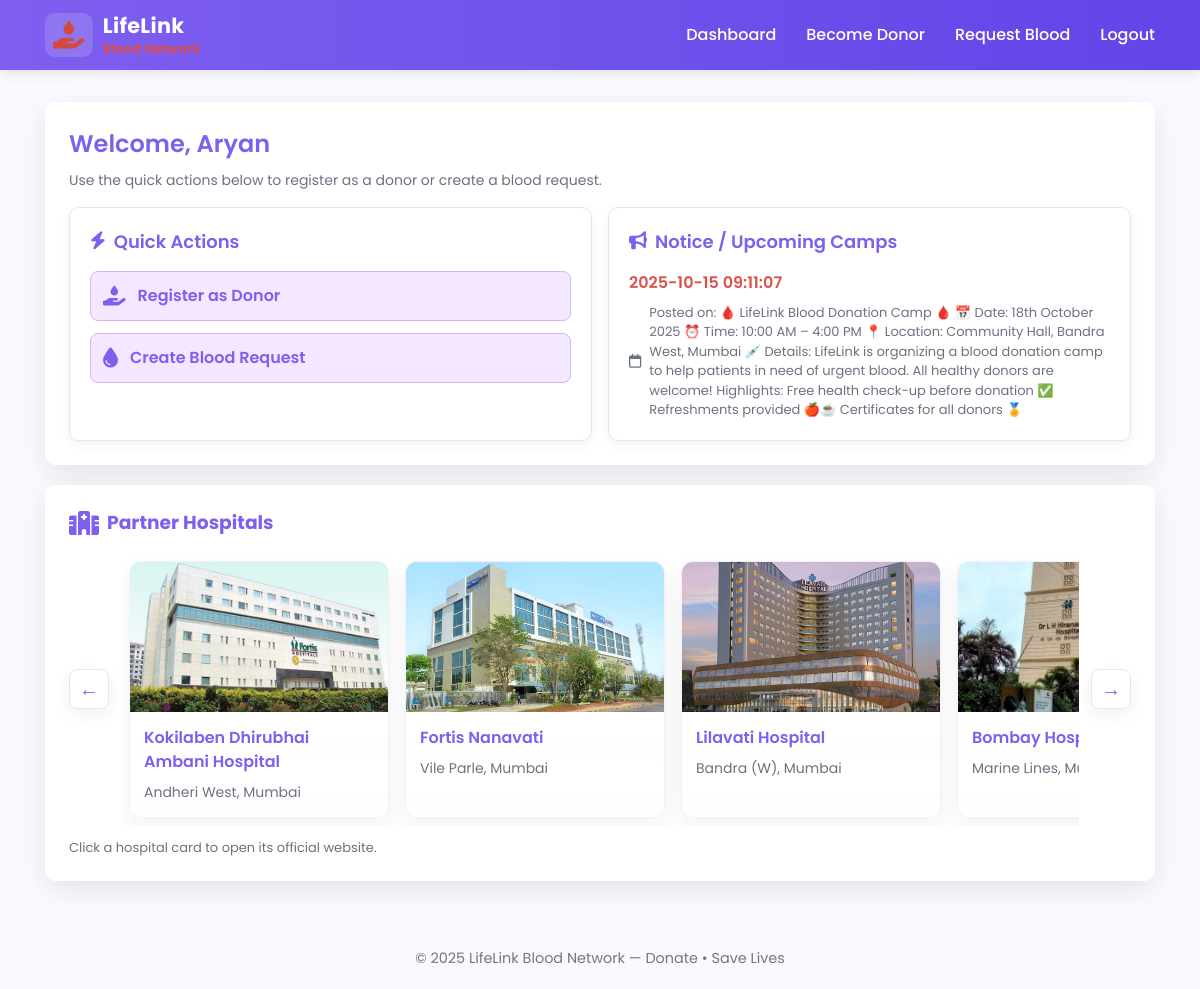
The app's page /user_dashboard (signed in) with its own data.
### tables this page shows
CREATE TABLE notices (
        id INTEGER PRIMARY KEY AUTOINCREMENT,
        notice_text TEXT NOT NULL,
        created_at TIMESTAMP DEFAULT CURRENT_TIMESTAMP
    );

### app.py (the view)
@app.route('/user_dashboard')
def user_dashboard():
    if session.get('role') != 'user':
        return redirect(url_for('login'))
    conn = sqlite3.connect(DB_PATH)
    cursor = conn.cursor()
    cursor.execute("SELECT notice_text, created_at FROM notices ORDER BY created_at DESC LIMIT 1")
    notice = cursor.fetchone()
    conn.close()
    return render_template("user_dashboard.html", notice=notice)

### templates/user_dashboard.html (shortened to what this page needs)
{% extends "base.html" %}
{% block content %}
<div class="panel">
    <h2>Welcome, {{ session.get('username') }}</h2>
    <p class="muted">Use the quick actions below to register as a donor or create a blood request.</p>
    <div class="grid-two">
        <div class="card">
            <h3><i class="fa-solid fa-bolt"></i> Quick Actions</h3>
            <a class="card-link" href="{{ url_for('donor_form') }}"><i class="fa-solid fa-hand-holding-droplet"></i> Register as Donor</a>
            <a class="card-link" href="{{ url_for('request_type') }}"><i class="fa-solid fa-droplet"></i> Create Blood Request</a>
        </div>
        <div class="card notice-content">
            <h3><i class="fa-solid fa-bullhorn"></i> Notice / Upcoming Camps</h3>
            {% if notice %}
                <p class="notice-message">{{ notice[1] }}</p>
                <div class="notice-date"><i class="fa-regular fa-calendar"></i> Posted on: {{ notice[0] }}</div>
            {% else %}
                <p class="muted">No current notices.</p>
            {% endif %}
        </div>
    </div>
</div>
<div class="panel">
    <div class="hospital-header">
        <i class="fa-solid fa-hospital"></i>
        <h3>Partner Hospitals</h3>
    </div>
    <div class="hospital-slider-wrap">
        <button class="slider-arrow left" aria-label="Scroll left">&larr;</button>
        <div class="hospital-slider" id="hospital-slider">
            <a class="hospital-card" href="https://www.kokilabenfoundation.org/" target="_blank">
                <div class="card-media">
                    <img src="{{ url_for('static', filename='images/hosp_1.jpg') }}" alt="Kokilaben Dhirubhai Ambani Hospital">
                </div>
                <div class="card-body">
                    <h4>Kokilaben Dhirubhai Ambani Hospital</h4>
                    <p>Andheri West, Mumbai</p>
                </div>
            </a>
            <a class="hospital-card" href="https://www.nanavatihospital.org/" target="_blank">
                <div class="card-media">
                    <img src="{{ url_for('static', filename='images/hosp_2.jpg') }}" alt="Nanavati Hospital">
                </div>
                <div class="card-body">
                    <h4>Fortis Nanavati</h4>
                    <p>Vile Parle, Mumbai</p>
                </div>
            </a>
            <a class="hospital-card" href="https://www.lilavatihospital.com/" target="_blank">
                <div class="card-media">
                    <img src="{{ url_for('static', filename='images/hosp_3.jpg') }}" alt="Lilavati Hospital">
                </div>
                <div class="card-body">
                    <h4>Lilavati Hospital</h4>
                    <p>Bandra (W), Mumbai</p>
                </div>
            </a>
            <a class="hospital-card" href="https://www.bombayhospital.org/" target="_blank">
                <div class="card-media">
                    <img src="{{ url_for('static', filename='images/hosp_4.jpg') }}" alt="Bombay Hospital">
                </div>
                <div class="card-body">
                    <h4>Bombay Hospital</h4>
                    <p>Marine Lines, Mumbai</p>
                </div>
            </a>
        </div>
        <button class="slider-arrow right" aria-label="Scroll right">&rarr;</button>
    </div>
    <p class="small">Click a hospital card to open its official website.</p>
</div>
{% endblock %}

### templates/base.html (shortened to what this page needs)
<!DOCTYPE html>
<html lang="en">
<head>
  <link rel="stylesheet" href="https://cdnjs.cloudflare.com/ajax/libs/font-awesome/6.6.0/css/all.min.css">
  <link rel="stylesheet" href="{{ url_for('static', filename='css/style.css') }}">
</head>
{% set current_page = request.endpoint %}
<body class="{% if 'login' in current_page or 'signup' in current_page %}auth{% endif %}">
<header>
  <div class="header-inner">
    <a href="{{ url_for('index') }}" class="brand-link">
  <div class="brand-icon">
    <i class="fa-solid fa-hand-holding-droplet" style="color: #d14a3b;"></i>
  </div>
  <div class="brand-text">
    <span class="brand-name">LifeLink</span>
    <span class="brand-subtitle" style="color: #e74c3c;">Blood Network</span>
  </div>
</a>
    <nav class="main-nav">
      {% if session.get('role') == 'admin' %}
        <a href="{{ url_for('admin_dashboard') }}">Dashboard</a>
        <a href="{{ url_for('admin_users') }}">Users</a>
        <a href="{{ url_for('admin_donors') }}">Donors</a>
        <a href="{{ url_for('admin_requests') }}">Requests</a>
        <a href="{{ url_for('admin_hospital_requests') }}">Hospitals</a>
        <a href="{{ url_for('logout') }}">Logout</a>
      {% elif session.get('role') == 'user' %}
        <a href="{{ url_for('user_dashboard') }}">Dashboard</a>
        <a href="{{ url_for('donor_form') }}">Become Donor</a>
        <a href="{{ url_for('request_type') }}">Request Blood</a>
        <a href="{{ url_for('logout') }}">Logout</a>
      {% else %}
        <a href="{{ url_for('login') }}">Login</a>
        <a href="{{ url_for('signup') }}">Sign Up</a>
      {% endif %}
    </nav>
  </div>
</header>
<main class="container">
  {% block content %}{% endblock %}
</main>
<footer>
  © 2025 LifeLink Blood Network — Donate • Save Lives
</footer>
</body>
</html>

### templates/base.html (style rules this page uses)
:root { --primary: #7E5FEF; --primary-hover: #6244E8; --danger: #e74c3c; --text-dark: #222; --bg: #f9f9ff; --card-bg: #fff; }
body { font-family: 'Poppins', sans-serif; background: var(--bg); color: var(--text-dark); margin: 0; padding: 0; line-height: 1.5; }
header { background: linear-gradient(90deg, var(--primary), var(--primary-hover)); padding: 0.8rem 0; box-shadow: 0 3px 12px rgba(0, 0, 0, 0.1); position: sticky; top: 0; z-index: 100; }
.header-inner { display: flex; justify-content: space-between; align-items: center; max-width: 1150px; margin: 0 auto; padding: 0 20px; }
.brand-link { display: flex; align-items: center; text-decoration: none; color: #fff; gap: 10px; font-weight: 600; font-size: 1.25rem; letter-spacing: 0.3px; }
.brand-icon { background: rgba(255, 255, 255, 0.15); padding: 8px; border-radius: 10px; display: flex; align-items: center; justify-content: center; }
.main-nav a { color: #fff; text-decoration: none; margin-left: 18px; font-weight: 500; transition: all 0.3s ease; position: relative; }
.main-nav a::after { content: ""; position: absolute; bottom: -3px; left: 0; width: 0; height: 2px; background: #fff; transition: width 0.3s ease; }
main.container { max-width: 1150px; margin: 2rem auto; padding: 0 20px; }
footer { text-align: center; color: #777; padding: 1.2rem 1rem; font-size: 0.9rem; background: #f9f9ff; margin-top: 3rem; }
.brand-link { display: flex; align-items: center; gap: 10px; text-decoration: none; color: #fff; }
.brand-text { display: flex; flex-direction: column; line-height: 1.2; }
.brand-name { font-weight: 700; font-size: 1.3rem; }
.brand-subtitle { font-size: 0.8rem; color: rgba(255,255,255,0.9); margin-top: 2px; }

### records on screen
notices: created_at "2025-10-15 09:11:07", notice_text "🩸 LifeLink Blood Donation Camp 🩸 📅 Date: 18th October 2025 ⏰ Time: 10:00 AM – 4:00 PM 📍 Location: Community Hall, Bandra West, Mumbai 💉 Details: LifeLink is organizing a blood donation camp to help patients in need of urgent blood. All healthy donors are welcome! Highlights: Free health check-up before donation ✅ Refreshments provided 🍎☕ Certificates for all donors 🏅"

### other values on screen
{{ session.get('username') }} "Aryan"
